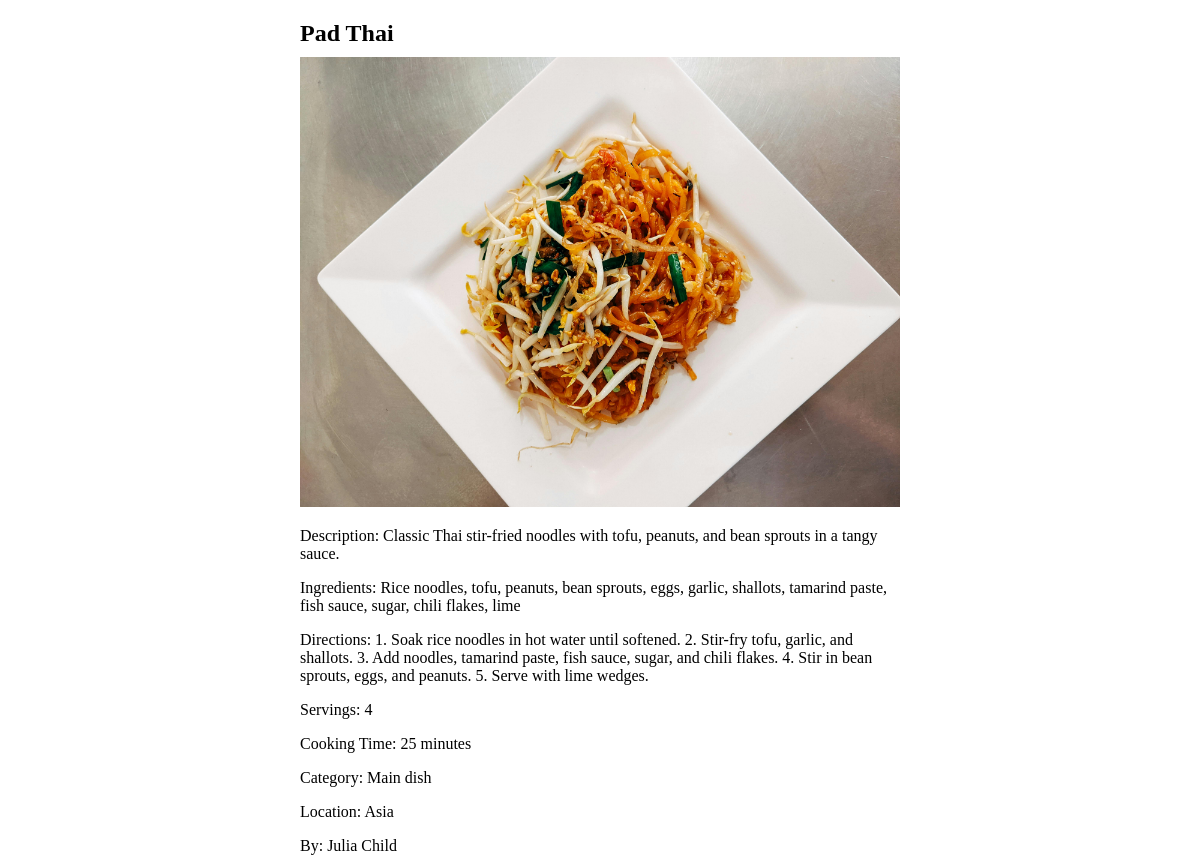
Page /view_recipe.php?recipe_id=2 on the committed database.
### tables this page shows
CREATE TABLE `recipes` (
  `recipe_id` int(11) NOT NULL,
  `user_id` int(11) DEFAULT NULL,
  `title` varchar(100) NOT NULL,
  `description` text,
  `ingredients` text,
  `directions` text,
  `servings` int(11) DEFAULT NULL,
  `cooking_time` int(11) DEFAULT NULL,
  `category` varchar(100) DEFAULT NULL,
  `location` varchar(100) DEFAULT NULL,
  `image_url` varchar(255) DEFAULT NULL
);

CREATE TABLE `users` (
  `user_id` int(11) NOT NULL,
  `username` varchar(128) NOT NULL,
  `email` varchar(255) NOT NULL,
  `password_hash` varchar(255) NOT NULL,
  `role` enum('recipe_seeker','cook_chef','admin') NOT NULL
);

### view_recipe.php (the view, shortened to what this page needs)
<?php
$mysqli = require 'database.php';
function getRecipeDetails($mysqli, $recipe_id) {
    $sql = "SELECT r.*, u.username FROM recipes r JOIN users u ON r.user_id = u.user_id WHERE r.recipe_id = ?";
    $stmt = $mysqli->prepare($sql);
    $stmt->bind_param("i", $recipe_id);
    $stmt->execute();
    $result = $stmt->get_result();
    $recipe = $result->fetch_assoc();
    return $recipe;
}
if (isset($_GET['recipe_id'])) {
    $recipe_id = $_GET['recipe_id'];
    $recipe = getRecipeDetails($mysqli, $recipe_id);
} else {
    echo "Recipe ID is missing.";
    exit();
}
?>
<!DOCTYPE html>
<html lang="en">
<head>
</head>
<body>
    <div class="recipe-details">
        <h2><?= $recipe['title'] ?></h2>
        <img src="<?= $recipe['image_url'] ?>" alt="<?= $recipe['title'] ?>">
        <p>Description: <?= $recipe['description'] ?></p>
        <p>Ingredients: <?= $recipe['ingredients'] ?></p>
        <p>Directions: <?= $recipe['directions'] ?></p>
        <p>Servings: <?= $recipe['servings'] ?></p>
        <p>Cooking Time: <?= $recipe['cooking_time'] ?> minutes</p>
        <p>Category: <?= $recipe['category'] ?></p>
        <p>Location: <?= $recipe['location'] ?></p>
        <p>By: <?= $recipe['username'] ?></p>
    </div>
</body>
</html>

### view_recipe.php (style rules this page uses)
.recipe-details { max-width: 600px; margin: 0 auto; }
.recipe-details img { max-width: 100%; height: auto; }
.recipe-details h2 { margin-bottom: 10px; }
.recipe-details p { margin-bottom: 5px; }

### rows in the picture
recipes: title "Pad Thai", image_url (picture), description "Classic Thai stir-fried noodles with tofu, peanuts, and bean sprouts in a tangy sauce.", ingredients "Rice noodles, tofu, peanuts, bean sprouts, eggs, garlic, shallots, tamarind paste, fish sauce, sugar, chili flakes, lime", directions "1. Soak rice noodles in hot water until softened. 2. Stir-fry tofu, garlic, and shallots. 3. Add noodles, tamarind paste, fish sauce, sugar, and chili flakes. 4. Stir in bean sprouts, eggs, and peanuts. 5. Serve with lime wedges.", servings "4", cooking_time "25", category "Main dish", location "Asia", user.username "Julia Child"
